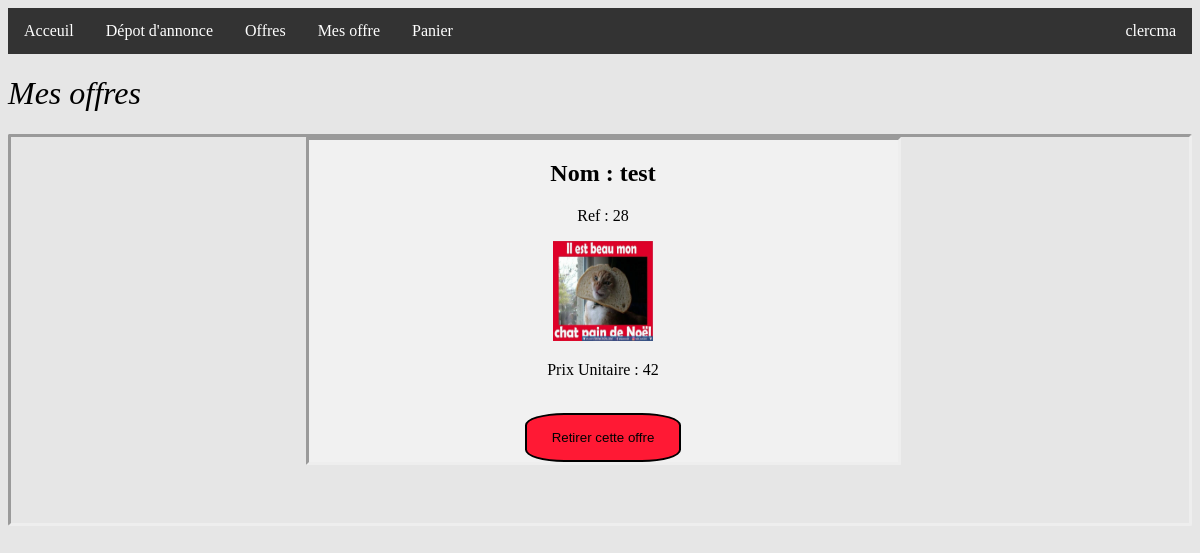
/project/Controleur/myoffers.ctrl.php (signed in), run on an earlier commit of the app's database.
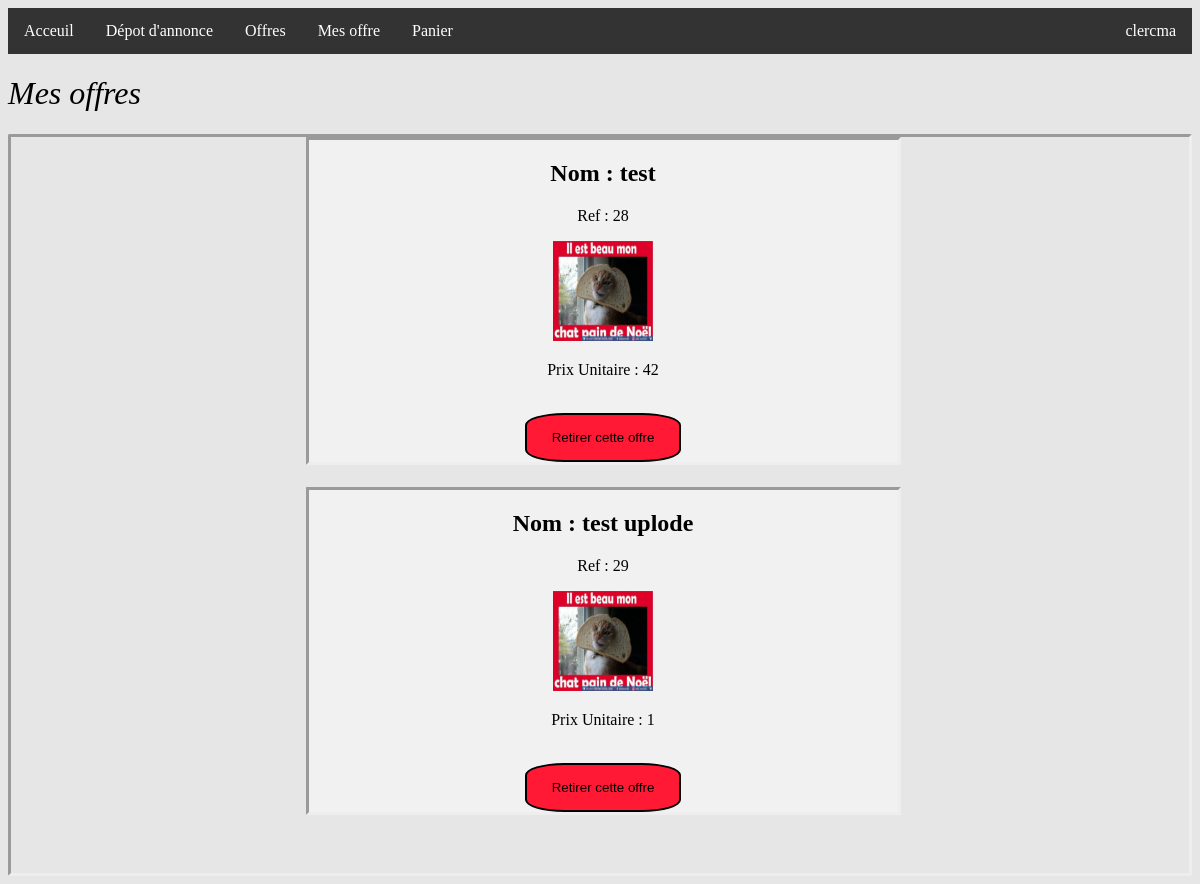
And on a later commit of the database.
### tables this page shows
CREATE TABLE products(
  ref integer primary key,
  name varchar(64) not null,
  price float default 0.00,
  image varchar(16),
  description varchar(256),
  category varchar(32),
  owner varchar(64) ,
  foreign key(category) references category(name),
  foreign key(owner) references user(name)
);

### project/Controleur/myoffers.ctrl.php (called while the page is built, shortened)
<?php
include '../Modele/DAO.class.php';
if(isset($_SESSION['user'])){
  $user = $_SESSION['user'];
}
if(isset($user)){
  $name = $user->name;
}
if(isset($name)){
  $tab = $dao->getOffre($name);
}
include '../Vue/myoffers.view.php';
 ?>

### project/Modele/DAO.class.php (called while the page is built, shortened)
<?php
$dao = new DAO();
class DAO{
public $db;
public $source = 'sqlite:../Modele/data/data.db';
function __construct() {
  try{
    $this->db= new PDO($this->source);
  }catch(PDOException $e){
    die("erreur de connexion:".$e->getMessage()." \n $this->db \n");
  }
}
function getOffre(string $owner):array{
$req ="SELECT * from products WHERE owner =:owner";
$query =($this->db)->prepare($req);
$query->execute(array(
'owner' => htmlspecialchars($owner)
));
  $tab = $query->fetchAll(PDO::FETCH_CLASS|PDO::FETCH_PROPS_LATE,'ProductsPanier');
return $tab;
}
}
 ?>

### project/Vue/myoffers.view.php (the view, shortened to what this page needs)
<!DOCTYPE html>
<html>
  <head>
      <link rel="stylesheet" href="../Vue/css/Order.css">
  </head>
  <body>
    <?php include('../Vue/header.php')?>
<h1>Mes offres</h1>
<div class="achat">
  <?php foreach ($tab as $a): ?>
<article class="zone">
  <h2>Nom : <?=$a->name; ?> </h2>
  <p>Ref : <?=$a->ref?></p>
<img src=<?php echo "\"../Modele/data/images/$a->image\""; ?> alt="<?=$a->description?>">
  <br>
<p> Prix Unitaire : <?= $a->price;?></p>
  <br>
  <a href="../Controleur/myoffers.ctrl.php?rm=<?=$a->name?>"><button type="button" class="remove" name="button">Retirer cette offre</button></a>
</article>
<br>
<br>
    <?php endforeach?>
<br>
<br>
</div>
  </body>
</html>

What changed in the data, as far as the page shows it:
added products: name "test uplode", ref "29", image (picture), price "1"
